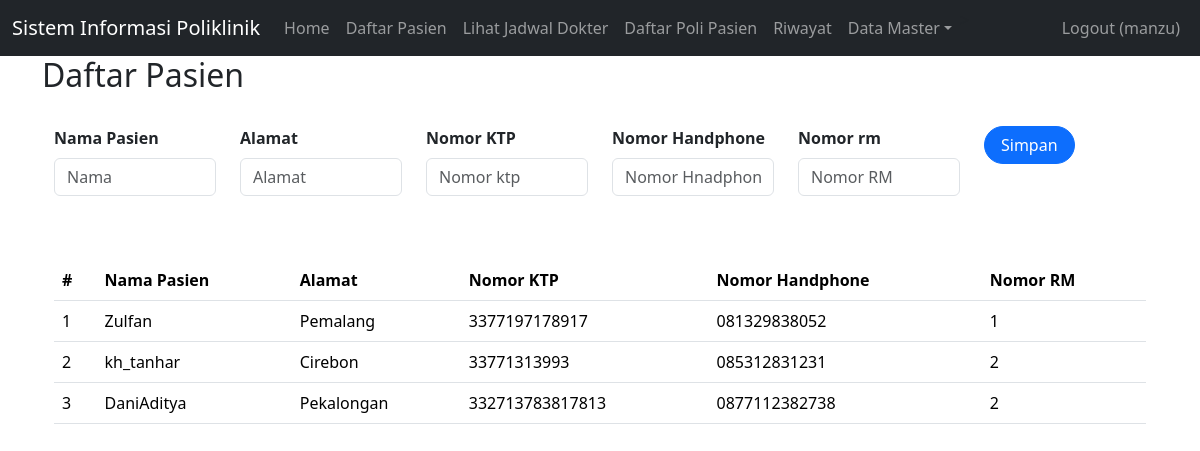
The page /index.php?page=daftar_pasien (signed in) on the database its author committed.
### tables this page shows
CREATE TABLE `pasien` (
  `id` int(11) UNSIGNED NOT NULL,
  `nama` varchar(255) NOT NULL,
  `alamat` varchar(255) NOT NULL,
  `no_ktp` varchar(255) NOT NULL,
  `no_hp` varchar(50) NOT NULL,
  `no_rm` varchar(25) NOT NULL
);

### daftar_pasien.php (the view, shortened to what this page needs)
<div class="container">
    <h2>Daftar Pasien</h2>
<br>
    <?php
include'koneksi.php';
?>
<body>
<div class="container">
    <form class="form row"  method="POST" action="" name="myForm" onsubmit="return(validate());">
    <?php
    $nama = '';
    $alamat = '';
    $no_ktp = '';
    $no_hp ='';
    $no_rm = '';
    ?>
        <div class="col">
        <label for="inputNama" class="form-label fw-bold">
            Nama Pasien
        </label>
        <input type="varchar" class="form-control" name="nama" id="inputNama" placeholder="Nama" value="<?php echo $nama ?>">
    </div>
    <div class="col">
        <label for="inputAlamat" class="form-label fw-bold">
            Alamat
        </label>
        <input type="varchar" class="form-control" name="alamat" id="inputAlamat" placeholder="Alamat" value="<?php echo $alamat ?>">
    </div>
    <div class="col">
        <label for="inputKTP" class="form-label fw-bold">
            Nomor KTP
        </label>
        <input type="varchar" class="form-control" name="no_ktp" id="inputAlamat" placeholder="Nomor ktp" value="<?php echo $no_ktp ?>">
    </div>
    <div class="col">
        <label for="inputAlamat" class="form-label fw-bold">
            Nomor Handphone
        </label>
        <input type="varchar" class="form-control" name="no_hp" id="inputAlamat" placeholder="Nomor Hnadphone" value="<?php echo $no_hp ?>">
    </div>
    <div class="col">
        <label for="inputRM" class="form-label fw-bold">
            Nomor rm
        </label>
        <input type="varchar" class="form-control" name="no_rm" id="inputAlamat" placeholder="Nomor RM" value="<?php echo $no_rm ?>">
    </div>
    <div class="col">
        <button type="submit" class="btn btn-primary rounded-pill px-3" name="simpan">Simpan</button>
    </div>
    </form>
    <br>
    <br>
    <table class="table table-hover">
    <table class="table table-hover">
    <thead>
        <tr>
            <th scope="col">#</th>
            <th scope="col">Nama Pasien</th>
            <th scope="col">Alamat</th>
            <th scope="col">Nomor KTP</th>
            <th scope="col">Nomor Handphone</th>
            <th scope="col">Nomor RM</th>
        </tr>
    </thead>
        <tbody>
    <?php
    $result = mysqli_query(
    $mysqli,"SELECT * FROM pasien ORDER BY id"
    );
$no = 1;
while ($data = mysqli_fetch_array($result)) {
?>
    <tr>
        <td><?php echo $no++ ?></td>
        <td><?php echo $data['nama'] ?></td>
        <td><?php echo $data['alamat'] ?></td>
        <td><?php echo $data['no_ktp'] ?></td>
        <td><?php echo $data['no_hp'] ?></td>
        <td><?php echo $data['no_rm'] ?></td>
            </tr>
        <?php
        }
        ?>
    </tbody>
    </table>

### rows shown on the page
pasien: nama "Zulfan", alamat "Pemalang", no_ktp "3377197178917", no_hp "081329838052", no_rm "1"
pasien: nama "kh_tanhar", alamat "Cirebon", no_ktp "33771313993", no_hp "085312831231", no_rm "2"
pasien: nama "DaniAditya", alamat "Pekalongan", no_ktp "332713783817813", no_hp "0877112382738", no_rm "2"

### other values the page prints
$_SESSION['username'] "manzu"
